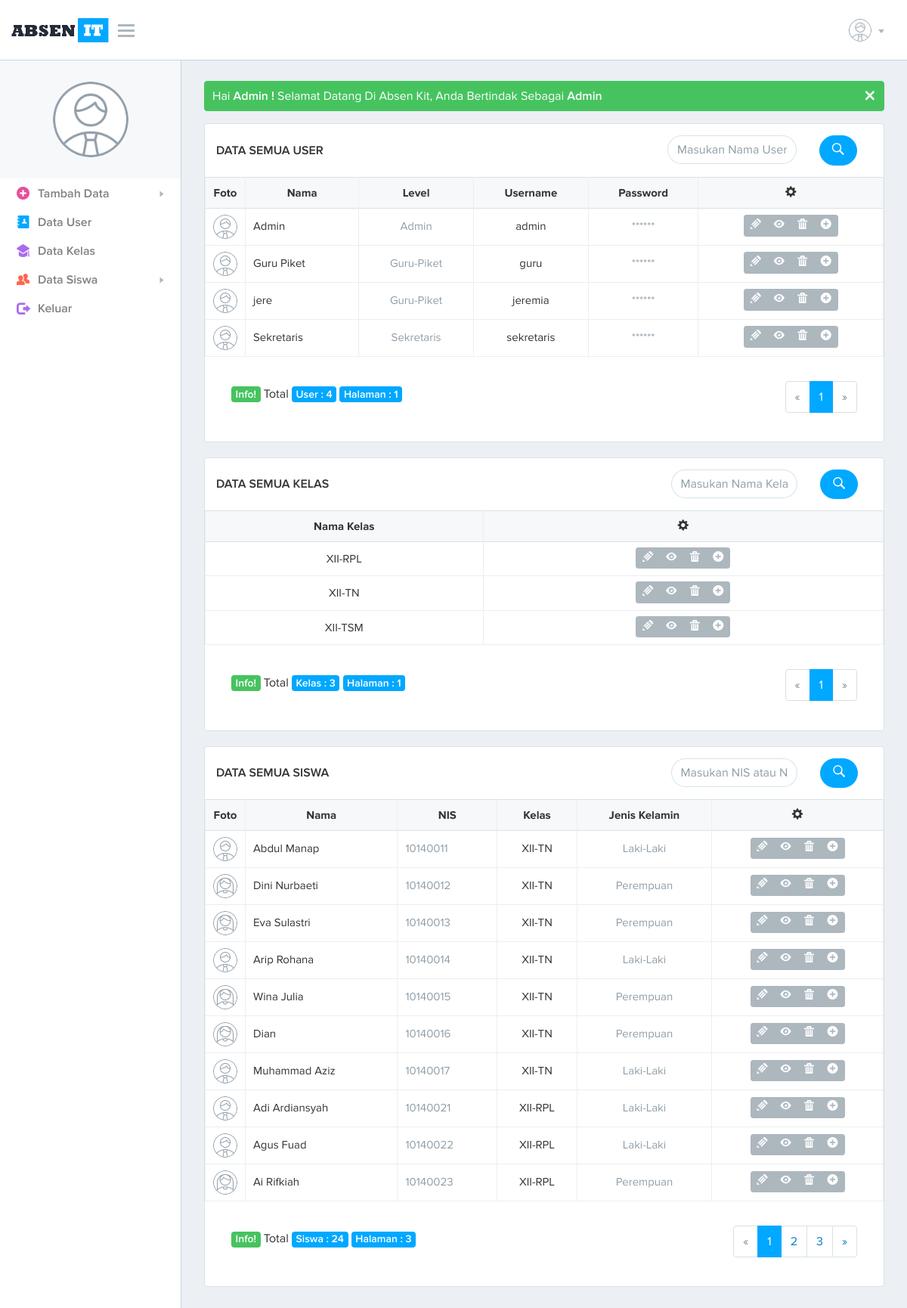
Screenshot of /absenkit/page.php?home&sign-in=succes (signed in) with the database file from the repository.
### tables this page shows
CREATE TABLE `user` (
  `id_user` int(10) NOT NULL,
  `user` char(25) NOT NULL,
  `pass` char(200) NOT NULL,
  `confirm` char(200) NOT NULL,
  `level` enum('Admin','Guru-Piket','Sekretaris') NOT NULL,
  `nama` char(50) NOT NULL,
  `foto` char(200) NOT NULL
);

CREATE TABLE `kelas` (
  `id_kelas` int(10) NOT NULL,
  `nm_kelas` char(50) NOT NULL
);

CREATE TABLE `siswa` (
  `id_siswa` int(10) NOT NULL,
  `nama` char(50) NOT NULL,
  `nis` int(25) NOT NULL,
  `jns_kel` enum('Laki-Laki','Perempuan') NOT NULL,
  `tgl_lahir` char(20) NOT NULL,
  `tmpt_lahir` char(50) NOT NULL,
  `alamat` text NOT NULL,
  `nm_kelas` char(50) NOT NULL,
  `foto` char(200) NOT NULL
);

### absenkit/system/admin/home.php (the view, shortened to what the rows shown need)
<?php
include('system/inc/header.php');
include('system/inc/css.php');
include('system/inc/nav-admin.php');
?>
	<div class="page-content">
		<div class="container-fluid">
			<section class="box-typical">
				<div class="box-typical-body">
					<div class="table-responsive">
						<table id="table-sm" class="table table-bordered table-hover table-sm">
							<thead>
								<tr>
								<th><center>Foto</center></th>
								<th><center>Nama</center></th>
								<th><center>Level</center></th>
								<th><center>Username</center></th>
								<th><center>Password</center></th>
								<th><center><i class="font-icon glyphicon glyphicon-cog"></i> </center></th>
								</tr>
							</thead>
							<tbody>
								<?php
								$batas = 5;
								$pg = isset($_GET['pg']) ? $_GET['pg']:"";
								if (empty($pg)){
								$posisi = 0;
								} else {
								$posisi = ($pg-1)*$batas; }
								$sql = mysql_query("SELECT * FROM user ORDER BY nama ASC limit $posisi, $batas ");
								while ($data = mysql_fetch_assoc($sql))
								{
								?>
								<tr>
								<td class="table-photo">
									<img src="<?php echo $data['foto']; ?>" />
								</td>
								<td><?php echo $data['nama']; ?></td>
								<td class="color-blue-grey-lighter" align="center"><?php echo $data['level']; ?></td>
								<td align="center"><?php echo $data['user']; ?></td>
								<td class="color-blue-grey-lighter" align="center">******</td>
								<td align="center">
									<div class="btn-group btn-group-sm" role="group" aria-label="Basic example">
										<a href="page.php?edit-user&id=<?php echo $data['id_user'];?>" class="btn btn-default font-icon font-icon-pencil" data-toggle="tooltip" data-placement="top" title="Edit?"></a>
										<a href="page.php?detail-user&id=<?php echo $data['id_user'];?>" class="btn btn-default font-icon font-icon-eye" data-toggle="tooltip" data-placement="top" title="Detail?"></a>
										<a href="page.php?delete-user&id=<?php echo $data['id_user'];?>" onClick="return confirm('Yakin akan menghapus data ini?');" class="btn btn-default font-icon font-icon-trash" data-toggle="tooltip" data-placement="top" title="Hapus?"></a>
										<a href="page.php?tambah-user" class="btn btn-default font-icon font-icon-plus" data-toggle="tooltip" data-placement="top" title="Tambah?"></a>
									</div>
								</td>
								</tr>
	 							<?php
								}
								?>
							</tbody>
						</table>
					</div>
				</div>
			</section>
			<section class="box-typical">
				<div class="box-typical-body">
					<div class="table-responsive">
						<table id="table-sm" class="table table-bordered table-hover table-sm">
							<thead>
								<tr>
								<th><center>Nama Kelas</center></th>
								<th><center><i class="font-icon glyphicon glyphicon-cog"></i> </center></th>
								</tr>
							</thead>
							<tbody>
								<?php
								$batas = 5;
								$pgk = isset($_GET['pgk']) ? $_GET['pgk']:"";
								if (empty($pgk)){
								$posisi = 0;
								} else {
								$posisi = ($pgk-1)*$batas; }
								$sql = mysql_query("SELECT * FROM kelas ORDER BY nm_kelas ASC limit $posisi, $batas ");
								while ($data = mysql_fetch_assoc($sql))
								{
								?>
								<tr>
								<td><center><?php echo $data['nm_kelas']; ?></center></td>
								<td align="center">
									<div class="btn-group btn-group-sm" role="group" aria-label="Basic example">
										<a href="page.php?edit-kelas&id=<?php echo $data['id_kelas'];?>" class="btn btn-default font-icon font-icon-pencil" data-toggle="tooltip" data-placement="top" title="Edit?"></a>
										<a href="page.php?detail-kelas&id=<?php echo $data['id_kelas'];?>" class="btn btn-default font-icon font-icon-eye" data-toggle="tooltip" data-placement="top" title="Detail?"></a>
										<a href="page.php?delete-kelas&id=<?php echo $data['id_kelas'];?>" onClick="return confirm('Yakin akan menghapus data ini?');" class="btn btn-default font-icon font-icon-trash" data-toggle="tooltip" data-placement="top" title="Hapus?"></a>
										<a href="page.php?tambah-kelas" class="btn btn-default font-icon font-icon-plus" data-toggle="tooltip" data-placement="top" title="Tambah?"></a>
									</div>
								</td>
								</tr>
								<?php
								}
								?>
							</tbody>
						</table>
					</div>
				</div>
			</section>
			<section class="box-typical">
				<div class="box-typical-body">
					<div class="table-responsive">
						<table id="table-sm" class="table table-bordered table-hover table-sm">
							<thead>
								<tr>
								<th><center>Foto</center></th>
								<th><center>Nama</center></th>
								<th><center>NIS</center></th>
								<th><center>Kelas</center></th>
								<th><center>Jenis Kelamin</center></th>
								<th><center><i class="font-icon glyphicon glyphicon-cog"></i> </center></th>
								</tr>
							</thead>
							<tbody>
								<?php
								$batas = 10;
								$pgs = isset($_GET['pgs']) ? $_GET['pgs']:"";
								if (empty($pgs)){
								$posisi = 0;
								} else {
								$posisi = ($pgs-1)*$batas; }
								$sql = mysql_query("SELECT * FROM siswa ORDER BY nis ASC limit $posisi, $batas ");
								while ($data = mysql_fetch_assoc($sql))
								{
								?>
								<tr>
								<td class="table-photo">
									<img src="<?php echo $data['foto']; ?>" />
								</td>
								<td><?php echo $data['nama']; ?></td>
								<td class="color-blue-grey-lighter"><?php echo $data['nis']; ?></td>
								<td align="center"><?php echo $data['nm_kelas']; ?></td>
								<td class="color-blue-grey-lighter" align="center"><?php echo $data['jns_kel']; ?></td>
								<td align="center">
									<div class="btn-group btn-group-sm" role="group" aria-label="Basic example">
										<a href="page.php?edit-siswa&id=<?php echo $data['id_siswa'];?>" class="btn btn btn-default" data-toggle="tooltip" data-placement="top" title="Edit?"><i class="font-icon font-icon-pencil"></i> </a>
										<a href="page.php?detail-siswa&id=<?php echo $data['id_siswa'];?>" class="btn btn btn-default" data-toggle="tooltip" data-placement="top" title="Detail?"><i class="font-icon font-icon-eye"></i> </a>
										<a href="page.php?delete-siswa&id=<?php echo $data['id_siswa'];?>" onClick="return confirm('Yakin akan menghapus data ini?');" class="btn btn btn-default" data-toggle="tooltip" data-placement="top" title="Hapus?"><i class="font-icon font-icon-trash"></i> </a>
										<a href="page.php?tambah-siswa" class="btn btn-default font-icon font-icon-plus" data-toggle="tooltip" data-placement="top" title="Tambah?"></a>
									</div>
								</td>
								</tr>
	 							<?php
								}
								?>
							</tbody>
						</table>
					</div>
				</div>
			</section>
		</div>
	</div>
<?php
include('system/inc/footer.php');
?>

### rows the page displays
user: foto (picture), nama "Admin", level "Admin", user "admin"
user: foto (picture), nama "Guru Piket", level "Guru-Piket", user "guru"
user: foto (picture), nama "jere", level "Guru-Piket", user "jeremia"
user: foto (picture), nama "Sekretaris", level "Sekretaris", user "sekretaris"
kelas: nm_kelas "XII-RPL"
kelas: nm_kelas "XII-TN"
kelas: nm_kelas "XII-TSM"
siswa: foto (picture), nama "Abdul Manap", nis "10140011", nm_kelas "XII-TN", jns_kel "Laki-Laki"
siswa: foto (picture), nama "Dini Nurbaeti", nis "10140012", nm_kelas "XII-TN", jns_kel "Perempuan"
siswa: foto (picture), nama "Eva Sulastri", nis "10140013", nm_kelas "XII-TN", jns_kel "Perempuan"
siswa: foto (picture), nama "Arip Rohana", nis "10140014", nm_kelas "XII-TN", jns_kel "Laki-Laki"
siswa: foto (picture), nama "Wina Julia", nis "10140015", nm_kelas "XII-TN", jns_kel "Perempuan"
siswa: foto (picture), nama "Dian", nis "10140016", nm_kelas "XII-TN", jns_kel "Perempuan"
siswa: foto (picture), nama "Muhammad Aziz", nis "10140017", nm_kelas "XII-TN", jns_kel "Laki-Laki"
siswa: foto (picture), nama "Adi Ardiansyah", nis "10140021", nm_kelas "XII-RPL", jns_kel "Laki-Laki"
siswa: foto (picture), nama "Agus Fuad", nis "10140022", nm_kelas "XII-RPL", jns_kel "Laki-Laki"
siswa: foto (picture), nama "Ai Rifkiah", nis "10140023", nm_kelas "XII-RPL", jns_kel "Perempuan"

### other values shown
$_SESSION['nama'] "Admin"
$_SESSION['level'] "Admin"
$jml_data "4"
$JmlHalaman "1"
$jml_data "3"
$jml_data "24"
$JmlHalaman "3"
